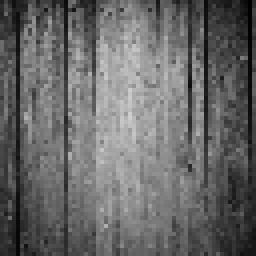
//> input picture Hafta-07/08-Gurultu-DFT/01_orijinal.png, 64 x 64 px (shown 4 times larger)
$ ./hafta7_gorev9   (built with g++ and OpenCV 4)
//> lines starting //> are read from the running program, lines starting //| are printed output that depends on the picture

#include <iostream>
#include <vector>
#include <complex>
#include <cmath>
#include <fstream>
#include <opencv2/opencv.hpp>

using namespace std;
using namespace cv;

typedef vector<vector<complex<double>>> KarmaMatris;


// =====================================================
// 1. MANUEL 2D DFT
// =====================================================

KarmaMatris DFT2D(const Mat& resim)
{
    int M = resim.rows;
    int N = resim.cols;

    KarmaMatris harmonikler(
        M,
        vector<complex<double>>(N)
    );


    for (int u = 0; u < M; u++)
    {
        for (int v = 0; v < N; v++)
        {
            complex<double> toplam(0.0, 0.0);


            for (int x = 0; x < M; x++)
            {
                for (int y = 0; y < N; y++)
                {
                    double aci =
                        -2.0 * M_PI *
                        (
                            ((double)u * x / M)
                            +
                            ((double)v * y / N)
                        );


                    complex<double> harmonik(
                        cos(aci),
                        sin(aci)
                    );


                    double piksel =
                        resim.at<uchar>(x, y);


                    toplam +=
                        piksel * harmonik;
                }
            }


            harmonikler[u][v] =
                toplam;
        }
    }


    return harmonikler;
}


// =====================================================
// 2. MANUEL 2D IDFT
// =====================================================

Mat IDFT2D(const KarmaMatris& harmonikler)
{
    int M = harmonikler.size();
    int N = harmonikler[0].size();


    Mat sonuc(
        M,
        N,
        CV_8UC1
    );


    for (int x = 0; x < M; x++)
    {
        for (int y = 0; y < N; y++)
        {
            complex<double> toplam(0.0, 0.0);


            for (int u = 0; u < M; u++)
            {
                for (int v = 0; v < N; v++)
                {
                    double aci =
                        2.0 * M_PI *
                        (
                            ((double)u * x / M)
                            +
                            ((double)v * y / N)
                        );


                    complex<double> harmonik(
                        cos(aci),
                        sin(aci)
                    );


                    toplam +=
                        harmonikler[u][v]
                        *
                        harmonik;
                }
            }


            toplam =
                toplam /
                (double)(M * N);


            int deger =
                round(
                    toplam.real()
                );


            if (deger < 0)
                deger = 0;

            if (deger > 255)
                deger = 255;


            sonuc.at<uchar>(x, y) =
                deger;
        }
    }


    return sonuc;
}


// =====================================================
// 3. FREKANSLARI MERKEZE KAYDIR
//
// Fonksiyon iki kez uygulanirsa eski haline doner.
// =====================================================

KarmaMatris frekansKaydir(
    const KarmaMatris& F)
{
    int M = F.size();
    int N = F[0].size();


    KarmaMatris sonuc(
        M,
        vector<complex<double>>(N)
    );


    for (int i = 0; i < M; i++)
    {
        for (int j = 0; j < N; j++)
        {
            int yeniI =
                (i + M / 2) % M;

            int yeniJ =
                (j + N / 2) % N;


            sonuc[yeniI][yeniJ] =
                F[i][j];
        }
    }


    return sonuc;
}


// =====================================================
// 4. YUMUSAK GAUSSIAN FREKANS FILTRESI
//
// Eski kod gibi yuksek frekanslari tamamen SIFIRLAMAZ.
//
// minKoruma sayesinde yuksek frekanslarin bir kismi
// korunur. Bu nedenle detay kaybi ve bulaniklik azalir.
// =====================================================

void yumusakGaussianFiltre(
    KarmaMatris& F,
    double sigma,
    double minKoruma)
{
    int M = F.size();
    int N = F[0].size();


    int merkezX = M / 2;
    int merkezY = N / 2;


    for (int i = 0; i < M; i++)
    {
        for (int j = 0; j < N; j++)
        {
            double dx =
                i - merkezX;

            double dy =
                j - merkezY;


            double uzaklikKare =
                dx * dx + dy * dy;


            // Normal Gaussian katsayisi
            double gaussian =
                exp(
                    -uzaklikKare /
                    (2.0 * sigma * sigma)
                );


            // Yuksek frekanslari tamamen silme.
            // Bir miktarini koru.
            double H =
                minKoruma
                +
                (1.0 - minKoruma)
                * gaussian;


            F[i][j] =
                F[i][j] * H;
        }
    }
}


// =====================================================
// 5. ZNCC
// =====================================================

double ZNCC(
    const Mat& resim1,
    const Mat& resim2)
{
    int pikselSayisi =
        resim1.rows
        *
        resim1.cols;


    double ortalama1 = 0.0;
    double ortalama2 = 0.0;


    for (int y = 0; y < resim1.rows; y++)
    {
        for (int x = 0; x < resim1.cols; x++)
        {
            ortalama1 +=
                resim1.at<uchar>(y, x);

            ortalama2 +=
                resim2.at<uchar>(y, x);
        }
    }


    ortalama1 /=
        pikselSayisi;

    ortalama2 /=
        pikselSayisi;


    double pay = 0.0;

    double payda1 = 0.0;
    double payda2 = 0.0;


    for (int y = 0; y < resim1.rows; y++)
    {
        for (int x = 0; x < resim1.cols; x++)
        {
            double fark1 =
                resim1.at<uchar>(y, x)
                -
                ortalama1;


            double fark2 =
                resim2.at<uchar>(y, x)
                -
                ortalama2;


            pay +=
                fark1 * fark2;


            payda1 +=
                fark1 * fark1;


            payda2 +=
                fark2 * fark2;
        }
    }


    double payda =
        sqrt(
            payda1 * payda2
        );


    if (payda == 0.0)
    {
        return 0.0;
    }


    return pay / payda;
}


// =====================================================
// 6. MSE
// =====================================================

double MSE(
    const Mat& resim1,
    const Mat& resim2)
{
    double toplam = 0.0;


    for (int y = 0; y < resim1.rows; y++)
    {
        for (int x = 0; x < resim1.cols; x++)
        {
            double fark =
                (double)resim1.at<uchar>(y, x)
                -
                (double)resim2.at<uchar>(y, x);


            toplam +=
                fark * fark;
        }
    }


    return toplam /
        (
            resim1.rows
            *
            resim1.cols
        );
}


// =====================================================
// 7. MAE
// =====================================================

double MAE(
    const Mat& resim1,
    const Mat& resim2)
{
    double toplam = 0.0;


    for (int y = 0; y < resim1.rows; y++)
    {
        for (int x = 0; x < resim1.cols; x++)
        {
            double fark =
                abs(
                    (double)resim1.at<uchar>(y, x)
                    -
                    (double)resim2.at<uchar>(y, x)
                );


            toplam += fark;
        }
    }


    return toplam /
        (
            resim1.rows
            *
            resim1.cols
        );
}


// =====================================================
// 8. PSNR
// =====================================================

double PSNRHesapla(
    const Mat& resim1,
    const Mat& resim2)
{
    double mse =
        MSE(
            resim1,
            resim2
        );


    if (mse == 0)
    {
        return 100.0;
    }


    return
        10.0 *
        log10(
            (255.0 * 255.0)
            /
            mse
        );
}


// =====================================================
// 9. BIR GURULTULU GORUNTUYU ISLE
// =====================================================

Mat resmiTemizle(
    const Mat& gurultulu,
    double sigma,
    double minKoruma)
{
    // DFT
    KarmaMatris F =
        DFT2D(
            gurultulu
        );


    // Dusuk frekanslari merkeze getir
    KarmaMatris merkezli =
        frekansKaydir(
            F
        );


    // Yumusayarak filtrele
    yumusakGaussianFiltre(
        merkezli,
        sigma,
        minKoruma
    );


    // Frekanslari eski konumuna getir
    KarmaMatris geri =
        frekansKaydir(
            merkezli
        );


    // IDFT ile goruntuye don
    Mat sonuc =
        IDFT2D(
            geri
        );


    return sonuc;
}


// =====================================================
// MAIN
// =====================================================

int main()
{
    string gorev8 =
        "/content/goruntu-isleme-dersi/Hafta-07/08-Gurultu-DFT/";


    string cikis =
        "/content/goruntu-isleme-dersi/Hafta-07/09-IDFT-ZNCC/";


    // -------------------------------------------------
    // Resimleri oku
    // -------------------------------------------------

    Mat orijinal =
        imread(
            gorev8 + "01_orijinal.png",
            IMREAD_GRAYSCALE
        );
//> orijinal is the input picture: 64 rows x 64 cols, CV_8UC1; min 0, max 205, mean 104


    Mat gaussian =
        imread(
            gorev8 + "02_gaussian_gurultulu.png",
            IMREAD_GRAYSCALE
        );
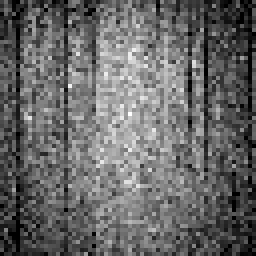
//> input picture Hafta-07/08-Gurultu-DFT/02_gaussian_gurultulu.png, 64 x 64 px (shown 4 times larger)
//> gaussian is the input picture: 64 rows x 64 cols, CV_8UC1; min 0, max 255, mean 103.3


    Mat saltPepper =
        imread(
            gorev8 + "03_salt_pepper_gurultulu.png",
            IMREAD_GRAYSCALE
        );
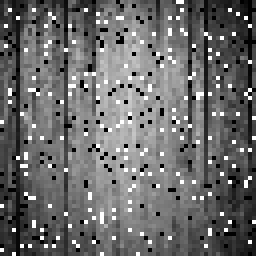
//> input picture Hafta-07/08-Gurultu-DFT/03_salt_pepper_gurultulu.png, 64 x 64 px (shown 4 times larger)
//> saltPepper is the input picture: 64 rows x 64 cols, CV_8UC1; min 0, max 255, mean 106.6


    if (
        orijinal.empty()
        ||
        gaussian.empty()
        ||
        saltPepper.empty()
    )
    {
        cout << "Resimler bulunamadi!"
             << endl;

        return -1;
    }


    // -------------------------------------------------
    // Filtre ayarlari
    //
    // Buyuk sigma =
    // daha fazla detay korunur.
    //
    // Buyuk minKoruma =
    // yuksek frekanslar daha fazla korunur.
    // -------------------------------------------------

    double gaussianSigma =
        24.0;

    double gaussianMinKoruma =
        0.25;


    double saltSigma =
        26.0;

    double saltMinKoruma =
        0.30;


    cout << "Gaussian goruntu isleniyor..."
         << endl;


    Mat gaussianTemiz =
        resmiTemizle(
            gaussian,
            gaussianSigma,
            gaussianMinKoruma
        );
//> in resmiTemizle, `KarmaMatris F = DFT2D( gurultulu );`: F = 64 items
//> in frekansKaydir, `int M = F.size();`: M = 64
//> in frekansKaydir, `KarmaMatris sonuc( M, vector<complex<double>>(N) );`: sonuc = 64 items
//> the loop in frekansKaydir, `for (int i = 0; i < M; i++)` made 64 passes
//> in yumusakGaussianFiltre, `int M = F.size();`: M = 64
//> in yumusakGaussianFiltre, `int merkezX = M / 2;`: merkezX = 32
//> the loop in yumusakGaussianFiltre, `for (int i = 0; i < M; i++)` made 64 passes
//> the loop in frekansKaydir (call 2), `for (int i = 0; i < M; i++)` made 64 passes
//> in resmiTemizle, `KarmaMatris geri = frekansKaydir( merkezli );`: geri = 64 items
//> in IDFT2D, `int M = harmonikler.size();`: M = 64
//> in IDFT2D, `Mat sonuc( M, N, CV_8UC1 );`: sonuc: 64 rows x 64 cols, CV_8UC1; every value is 0
//> the loop in IDFT2D, `for (int x = 0; x < M; x++)` made 64 passes
//> after the loop in IDFT2D, `for (int x = 0; x < M; x++)`:
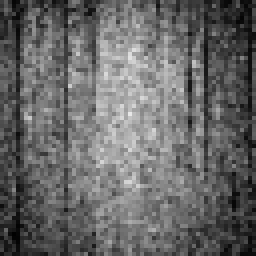
//> sonuc: 64 rows x 64 cols, CV_8UC1 (shown 4 times larger); min 1, max 231, mean 103.3


    cout << "Salt & Pepper goruntu isleniyor..."
         << endl;


    Mat saltTemiz =
        resmiTemizle(
            saltPepper,
            saltSigma,
            saltMinKoruma
        );
//> the loop in yumusakGaussianFiltre (call 2), `for (int i = 0; i < M; i++)` made 64 passes
//> the loop in IDFT2D (call 2), `for (int x = 0; x < M; x++)` made 64 passes
//> after the loop in IDFT2D (call 2), `for (int x = 0; x < M; x++)`:
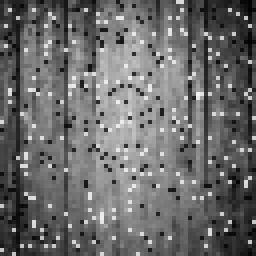
//> sonuc: 64 rows x 64 cols, CV_8UC1 (shown 4 times larger); min 1, max 242, mean 106.6


    // -------------------------------------------------
    // Sonuclari kaydet
    // -------------------------------------------------

    imwrite(
        cikis + "01_gaussian_temiz.png",
        gaussianTemiz
    );


    imwrite(
        cikis + "02_salt_pepper_temiz.png",
        saltTemiz
    );


    // -------------------------------------------------
    // Gurultulu goruntulerin metrikleri
    // -------------------------------------------------

    double gaussianZNCCOnce =
        ZNCC(
            orijinal,
            gaussian
        );
//> the loop in ZNCC, `for (int y = 0; y < resim1.rows; y++)` made 64 passes
//> (ortalama1, ortalama2) on passes 1 to 12: (3701, 3906), (7912, 8043), (12383, 12590), (17290, 17527), (22403, 22626), (27817, 27788), (33571, 33506), (39461, 39573), (45734, 45521), (52222, 51912), (58782, 58473), (65667, 65261)
//> after the loop in ZNCC, `for (int y = 0; y < resim1.rows; y++)`: ortalama1 = 425861; ortalama2 = 422947
//> in ZNCC, `ortalama1 /= pikselSayisi;`: ortalama1 = 104
//> in ZNCC, `ortalama2 /= pikselSayisi;`: ortalama2 = 103.3
//> the loop in ZNCC, `for (int y = 0; y < resim1.rows; y++)` made 64 passes
//> (pay, payda1, payda2) on passes 1 to 12: (184500.8, 198685.6, 208421.2), (340587.8, 368605.8, 397921.9), (488586.8, 526199.6, 587344.6), (619188.8, 658467.6, 740673.7), (748379.4, 781318, 902685), (883004.1, 908671.5, 1091238.7), (995451.5, 1022797.4, 1236478.9), (1101648.3, 1133151.4, 1377725.7), (1194887.5, 1244065.5, 1504561), (1323112.4, 1365759.5, 1667334.2), (1424153.8, 1468653.7, 1805853.5), (1545254, 1591386.6, 1965298.4)
//> after the loop in ZNCC, `for (int y = 0; y < resim1.rows; y++)`: pay = 7503809.8; payda1 = 7568629.3; payda2 = 9903897.2
//> in ZNCC, `double payda = sqrt( payda1 * payda2 );`: payda = 8657882.3
//> gaussianZNCCOnce = 0.867


    double saltZNCCOnce =
        ZNCC(
            orijinal,
            saltPepper
        );
//> the loop in ZNCC (call 2), `for (int y = 0; y < resim1.rows; y++)` made 64 passes
//> (ortalama1, ortalama2) on passes 1 to 12: (3701, 3919), (7912, 7848), (12383, 12917), (17290, 18368), (22403, 24434), (27817, 29732), (33571, 36117), (39461, 41697), (45734, 48540), (52222, 55105), (58782, 61219), (65667, 68181)
//> the loop in ZNCC (call 2), `for (int y = 0; y < resim1.rows; y++)` made 64 passes
//> (pay, payda1, payda2) on passes 1 to 12: (189364.6, 198685.6, 279758.5), (362456.4, 368605.8, 490423.7), (501965, 526199.6, 807143.4), (620727.2, 658467.6, 1010213), (705453.3, 781318, 1312559.5), (829569.5, 908671.5, 1524142.8), (907544.3, 1022797.4, 1735924.1), (1008371.2, 1133151.4, 1938549.5), (1101998.5, 1244065.5, 2212858), (1199214.7, 1365759.5, 2402747.8), (1306614.3, 1468653.7, 2648255.5), (1417501.9, 1591386.6, 2860729.2)
//> saltZNCCOnce = 0.667


    // -------------------------------------------------
    // Filtre sonrasi metrikler
    // -------------------------------------------------

    double gaussianZNCCSonra =
        ZNCC(
            orijinal,
            gaussianTemiz
        );


    double saltZNCCSonra =
        ZNCC(
            orijinal,
            saltTemiz
        );


    double gaussianMSE =
        MSE(
            orijinal,
            gaussianTemiz
        );


    double saltMSE =
        MSE(
            orijinal,
            saltTemiz
        );


    double gaussianMAE =
        MAE(
            orijinal,
            gaussianTemiz
        );


    double saltMAE =
        MAE(
            orijinal,
            saltTemiz
        );


    double gaussianPSNR =
        PSNRHesapla(
            orijinal,
            gaussianTemiz
        );


    double saltPSNR =
        PSNRHesapla(
            orijinal,
            saltTemiz
        );


    // -------------------------------------------------
    // Terminal sonucu
    // -------------------------------------------------

    cout << endl;

    cout << "================================"
         << endl;

    cout << "GAUSSIAN SONUCLARI"
         << endl;

    cout << "================================"
         << endl;


    cout << "Gurultulu ZNCC: "
         << gaussianZNCCOnce
         << endl;
//| Gurultulu ZNCC: 0.866703


    cout << "Temiz ZNCC    : "
         << gaussianZNCCSonra
         << endl;
//| Temiz ZNCC    : 0.911406


    cout << "MSE           : "
         << gaussianMSE
         << endl;
//| MSE           : 339.264


    cout << "MAE           : "
         << gaussianMAE
         << endl;
//| MAE           : 14.7129


    cout << "PSNR          : "
         << gaussianPSNR
         << endl;
//| PSNR          : 22.8254


    cout << endl;


    cout << "================================"
         << endl;

    cout << "SALT & PEPPER SONUCLARI"
         << endl;

    cout << "================================"
         << endl;


    cout << "Gurultulu ZNCC: "
         << saltZNCCOnce
         << endl;
//| Gurultulu ZNCC: 0.667468


    cout << "Temiz ZNCC    : "
         << saltZNCCSonra
         << endl;
//| Temiz ZNCC    : 0.74879


    cout << "MSE           : "
         << saltMSE
         << endl;
//| MSE           : 1110.87


    cout << "MAE           : "
         << saltMAE
         << endl;
//| MAE           : 14.5288


    cout << "PSNR          : "
         << saltPSNR
         << endl;
//| PSNR          : 17.6742


    // -------------------------------------------------
    // TXT raporu
    // -------------------------------------------------

    ofstream rapor(
        cikis + "sonuclar.txt"
    );


    rapor
        << "GAUSSIAN GURULTU"
        << endl;


    rapor
        << "Gurultulu ZNCC: "
        << gaussianZNCCOnce
        << endl;


    rapor
        << "Temiz ZNCC: "
        << gaussianZNCCSonra
        << endl;


    rapor
        << "MSE: "
        << gaussianMSE
        << endl;


    rapor
        << "MAE: "
        << gaussianMAE
        << endl;


    rapor
        << "PSNR: "
        << gaussianPSNR
        << endl;


    rapor << endl;


    rapor
        << "SALT & PEPPER GURULTU"
        << endl;


    rapor
        << "Gurultulu ZNCC: "
        << saltZNCCOnce
        << endl;


    rapor
        << "Temiz ZNCC: "
        << saltZNCCSonra
        << endl;


    rapor
        << "MSE: "
        << saltMSE
        << endl;


    rapor
        << "MAE: "
        << saltMAE
        << endl;


    rapor
        << "PSNR: "
        << saltPSNR
        << endl;


    rapor.close();


    cout << endl;

    cout << "Tum islemler tamamlandi."
         << endl;


    return 0;
}
